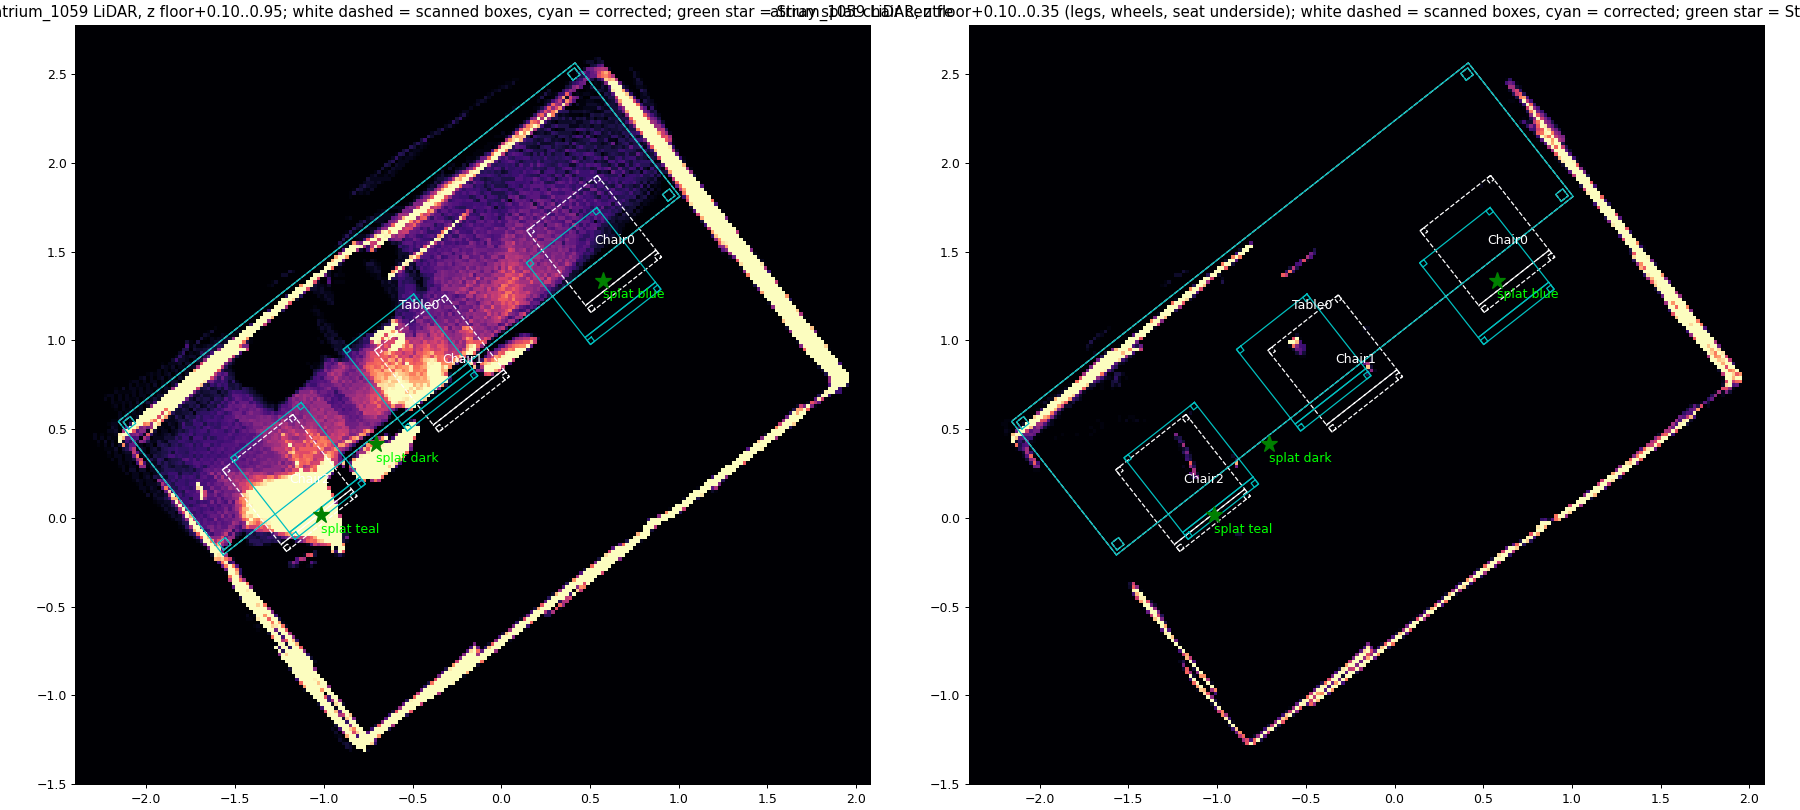

Source code (Python):
"""Reviewer check: where were the chairs during the atrium_1059 scan? Back-project the scan's own
LiDAR depth (no splat, no projection drawings) and overlay the scanned RoomPlan boxes (scene.xml)
plus the Stray splat chair clusters (from s6 sets centres)."""
import sys, json, numpy as np, matplotlib
matplotlib.use("Agg"); import matplotlib.pyplot as plt
from pathlib import Path
import mujoco
from litereality_agent.models.splat import rgbd
ROOT = Path.home() / "LiteReality"; B = ROOT / "run/atrium_stray_q/v2"; OUT = ROOT / "results/diagnosis/review_chairs"
frames = rgbd.load_frames(Path.home() / "LiteReality-scans/atrium_1059")
pts = []
for f in frames:
    d, c = rgbd.read_lidar(f)
    H, W = d.shape
    sx, sy = W / f.size[0], H / f.size[1]
    fx, fy, cx, cy = f.K[0, 0] * sx, f.K[1, 1] * sy, f.K[0, 2] * sx, f.K[1, 2] * sy
    v, u = np.mgrid[0:H, 0:W]
    ok = (d > 0.1) & (d < 4.0)
    if c is not None: ok &= c >= 2
    z = d[ok]; x = (u[ok] - cx) / fx * z; y = (v[ok] - cy) / fy * z
    cam = np.stack([x, -y, -z, np.ones_like(z)], 1)        # OpenGL camera
    pts.append((cam @ f.c2w.T)[:, :3])
P = np.concatenate(pts); print("lidar points", len(P), "frames", len(frames))
zs = np.sort(P[:, 2]); hist, edges = np.histogram(P[:, 2], bins=400)
floor = edges[np.argmax(hist)]; print("floor (mode z)", round(float(floor), 3))
m = mujoco.MjModel.from_xml_path(str(B / "physics/scene.xml")); dd = mujoco.MjData(m); mujoco.mj_forward(m, dd)
ms = mujoco.MjModel.from_xml_path(str(B / "physics/scene_splat.xml")); ds = mujoco.MjData(ms); mujoco.mj_forward(ms, ds)
def outline(m, d, nm):
    b = mujoco.mj_name2id(m, mujoco.mjtObj.mjOBJ_BODY, nm); out = []
    for g in range(m.body_geomadr[b], m.body_geomadr[b] + m.body_geomnum[b]):
        R = d.geom_xmat[g].reshape(3, 3); c0 = d.geom_xpos[g]; h = m.geom_size[g]
        cs = np.array([[-1, -1], [1, -1], [1, 1], [-1, 1], [-1, -1]]) * h[:2]
        out.append(cs @ R[:2, :2].T + c0[:2])
    return out
bodies = [m.body(i).name for i in range(m.nbody)]
print("bodies", bodies)
band = (P[:, 2] > floor + 0.10) & (P[:, 2] < floor + 0.95)
Q = P[band]
fig, axs = plt.subplots(1, 2, figsize=(20, 9))
for ax, (lo, hi, t) in zip(axs, ((0.10, 0.95, "floor+0.10..0.95"), (0.10, 0.35, "floor+0.10..0.35 (legs, wheels, seat underside)"))):
    s = (P[:, 2] > floor + lo) & (P[:, 2] < floor + hi)
    ax.hist2d(P[s, 0], P[s, 1], bins=[np.arange(-2.4, 2.1, 0.02), np.arange(-1.5, 2.8, 0.02)], cmap="magma", vmax=40)
    for nm in ("Chair0", "Chair1", "Chair2", "Table0"):
        if nm not in bodies: continue
        for o in outline(m, dd, nm): ax.plot(o[:, 0], o[:, 1], "w--", lw=1)
        for o in outline(ms, ds, nm): ax.plot(o[:, 0], o[:, 1], "c-", lw=1)
        b = mujoco.mj_name2id(m, mujoco.mjtObj.mjOBJ_BODY, nm); ax.text(*dd.xpos[b][:2], nm, color="w")
    for nm, xy in (("splat blue", (0.576, 1.337)), ("splat teal", (-1.018, 0.016)), ("splat dark", (-0.707, 0.416))):
        ax.plot(*xy, "g*", ms=14); ax.text(xy[0], xy[1] - 0.1, nm, color="lime")
    ax.set_aspect("equal"); ax.set_title(f"atrium_1059 LiDAR, z {t}; white dashed = scanned boxes, cyan = corrected; green star = Stray splat chair centre")
plt.tight_layout(); plt.savefig(OUT / "r1_scan_lidar_topdown.png", dpi=90)
# numbers: LiDAR point count inside each scanned chair box (xy, band), and near each splat chair centre
res = {"floor_z": float(floor)}
for nm in ("Chair0", "Chair1", "Chair2"):
    b = mujoco.mj_name2id(m, mujoco.mjtObj.mjOBJ_BODY, nm)
    R = dd.xmat[b].reshape(3, 3); x = dd.xpos[b]
    loc = (Q - x) @ R
    g = m.body_geomadr[b]
    res[nm] = {"origin": dd.xpos[b].round(3).tolist(), "yaw_deg": round(float(np.degrees(np.arctan2(R[1, 0], R[0, 0]))), 1),
               "geom_half": m.geom_size[g].round(3).tolist(), "geom_pos": m.geom_pos[g].round(3).tolist()}
for nm, xy in (("splat blue", (0.576, 1.337)), ("splat teal", (-1.018, 0.016)), ("splat dark", (-0.707, 0.416))):
    res[nm + " lidar pts within 0.25 m (xy, band)"] = int((np.hypot(Q[:, 0] - xy[0], Q[:, 1] - xy[1]) < 0.25).sum())
json.dump(res, open(OUT / "r1_scan_lidar.json", "w"), indent=1); print(json.dumps(res, indent=1))
